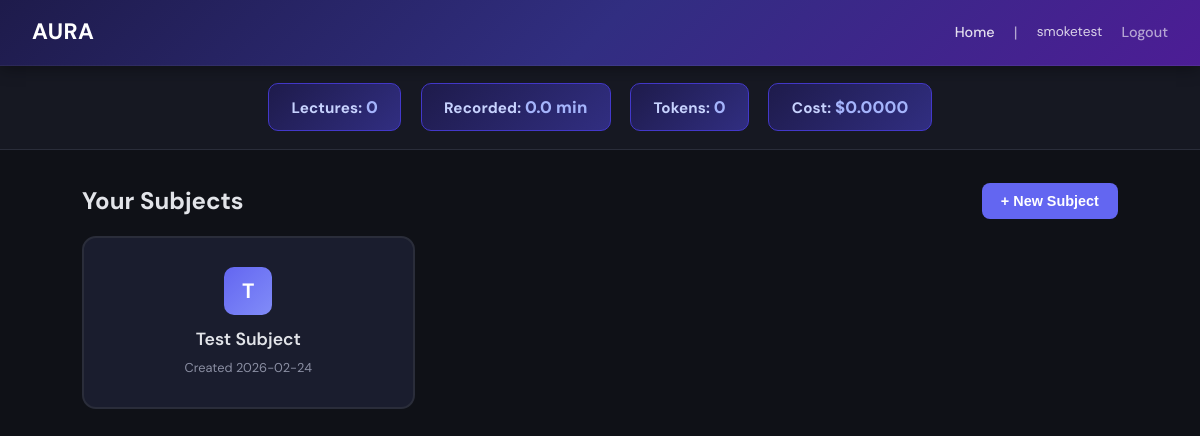
/ (signed in), run on the app's committed database.
### tables this page shows
CREATE TABLE subjects (
                id            INTEGER PRIMARY KEY AUTOINCREMENT,
                user_id       INTEGER NOT NULL REFERENCES users(id),
                name          TEXT    NOT NULL,
                syllabus_path TEXT,
                created_at    TEXT    DEFAULT (datetime('now')),
                UNIQUE(user_id, name)
            );

### src/web.py (the view)
@app.route("/")
@_require_login
def home():
    user = _current_user()
    subjects = get_subjects(user["id"])
    stats = get_usage_stats(user["id"])
    return render_template("home.html", user=user, subjects=subjects, stats=stats)

### src/database.py (called while the page is built)
def _get_conn(db_path: Path = DB_PATH) -> sqlite3.Connection:
    conn = sqlite3.connect(str(db_path))
    conn.row_factory = sqlite3.Row
    conn.execute("PRAGMA journal_mode=WAL")
    conn.execute("PRAGMA foreign_keys=ON")
    return conn

@contextmanager
def get_db(db_path: Path = DB_PATH):
    conn = _get_conn(db_path)
    try:
        yield conn
        conn.commit()
    finally:
        conn.close()

def get_subjects(user_id: int) -> list[dict]:
    with get_db() as conn:
        rows = conn.execute(
            "SELECT * FROM subjects WHERE user_id = ? ORDER BY name", (user_id,)
        ).fetchall()
        return [dict(r) for r in rows]

### src/web.py (called while the page is built)
def _current_user() -> dict | None:
    return session.get("user")

def _require_login(f):
    from functools import wraps
    @wraps(f)
    def decorated(*args, **kwargs):
        if not _current_user():
            return redirect(url_for("login"))
        return f(*args, **kwargs)
    return decorated

### src/templates/home.html (shortened to what this page needs)
{% extends "base.html" %}
{% block body %}
<nav class="navbar">
    <div class="brand">AURA</div>
    <div class="nav-links">
        <a href="{{ url_for('home') }}">Home</a>
        <span style="opacity:0.6;">|</span>
        <span style="font-size:0.85rem; opacity:0.8;">{{ user.username }}</span>
        <a href="{{ url_for('logout') }}" style="opacity:0.7;">Logout</a>
    </div>
</nav>
<div class="stats-bar">
    <div class="stat-chip">Lectures: <span class="val">{{ stats.total_lectures }}</span></div>
    <div class="stat-chip">Recorded: <span class="val">{{ "%.1f"|format(stats.total_duration / 60) }} min</span></div>
    <div class="stat-chip">Tokens: <span class="val">{{ "{:,}".format(stats.total_prompt_tokens + stats.total_completion_tokens) }}</span></div>
    <div class="stat-chip">Cost: <span class="val">${{ "%.4f"|format(stats.total_cost) }}</span></div>
</div>
<div class="container">
    <div class="flex justify-between items-center mb-2">
        <h2>Your Subjects</h2>
        <button class="btn btn-primary" onclick="document.getElementById('add-form').classList.toggle('hidden')">+ New Subject</button>
    </div>
    {% if subjects %}
    <div class="subject-grid">
        {% for s in subjects %}
        <a href="{{ url_for('subject_detail', subject_id=s.id) }}" style="text-decoration:none; color:inherit;">
            <div class="subject-card">
                <div class="icon">{{ s.name[:1] | upper }}</div>
                <div class="name">{{ s.name }}</div>
                <div class="meta">Created {{ s.created_at[:10] }}</div>
            </div>
        </a>
        {% endfor %}
    </div>
    {% else %}
    <div class="empty-state">
        <div class="icon">+</div>
        <h3>No subjects yet</h3>
        <p>Click <strong>+ New Subject</strong> above to add your first course.</p>
    </div>
    {% endif %}
</div>
{% endblock %}

### src/templates/base.html (style rules this page uses)
*, *::before, *::after { box-sizing: border-box; margin: 0; padding: 0; }
body { font-family: 'DM Sans', -apple-system, BlinkMacSystemFont, sans-serif; background: #0f1117; color: #e2e4e9; line-height: 1.6; min-height: 100vh; }
a { color: #818cf8; text-decoration: none; }
.navbar { background: linear-gradient(135deg, #1e1b4b 0%, #312e81 50%, #4c1d95 100%); padding: 0.9rem 2rem; display: flex; align-items: center; justify-content: space-between; color: white; position: sticky; top: 0; z-index: 100; box-shadow: 0 2px 16px rgba(0,0,0,0.4); border-bottom: 1px solid rgba(255,255,255,0.06); }
.navbar .brand { font-size: 1.4rem; font-weight: 700; display: flex; align-items: center; gap: 0.5rem; letter-spacing: 0.02em; }
.navbar .nav-links { display: flex; align-items: center; gap: 1.2rem; }
.navbar a { color: rgba(255,255,255,0.85); font-weight: 500; font-size: 0.9rem; }
.stats-bar { display: flex; justify-content: center; gap: 1.2rem; padding: 1.1rem 2rem; background: #161822; border-bottom: 1px solid #2a2d3a; flex-wrap: wrap; }
.stat-chip { background: linear-gradient(135deg, #1e1b4b 0%, #312e81 100%); border: 1px solid #4338ca; border-radius: 10px; padding: 0.6rem 1.4rem; font-size: 0.95rem; font-weight: 700; color: #c7d2fe; letter-spacing: 0.01em; }
.stat-chip .val { font-weight: 800; color: #a5b4fc; font-size: 1.05rem; }
.container { max-width: 1100px; margin: 0 auto; padding: 2rem; }
.subject-grid { display: grid; grid-template-columns: repeat(auto-fill, minmax(260px, 1fr)); gap: 1.2rem; }
.subject-card { background: #1a1d2e; border: 2px solid #2a2d3a; border-radius: 14px; padding: 1.8rem; text-align: center; cursor: pointer; transition: all 0.2s; }
.subject-card .icon { width: 48px; height: 48px; border-radius: 10px; background: linear-gradient(135deg, #6366f1, #818cf8); color: white; font-size: 1.3rem; font-weight: 700; display: inline-flex; align-items: center; justify-content: center; margin: 0 auto 0.6rem; }
.subject-card .name { font-size: 1.1rem; font-weight: 600; color: #e2e4e9; }
.subject-card .meta { font-size: 0.8rem; color: #8b8fa3; margin-top: 0.3rem; }
.btn { display: inline-flex; align-items: center; gap: 0.4rem; padding: 0.6rem 1.2rem; border: none; border-radius: 8px; font-size: 0.9rem; font-weight: 600; cursor: pointer; transition: all 0.2s; text-decoration: none; }
.btn-primary { background: #6366f1; color: white; }
.mb-2 { margin-bottom: 1rem; }
.flex { display: flex; }
.items-center { align-items: center; }
.justify-between { justify-content: space-between; }

### data on the page
subjects: name "T", name "Test Subject", created_at "2026-02-24"

### other printed values
{{ user.username }} "smoketest"
{{ stats.total_lectures }} "0"
{{ "%.1f"|format(stats.total_duration / 60) }} "0.0"
{{ "%.4f"|format(stats.total_cost) }} "0.0000"
